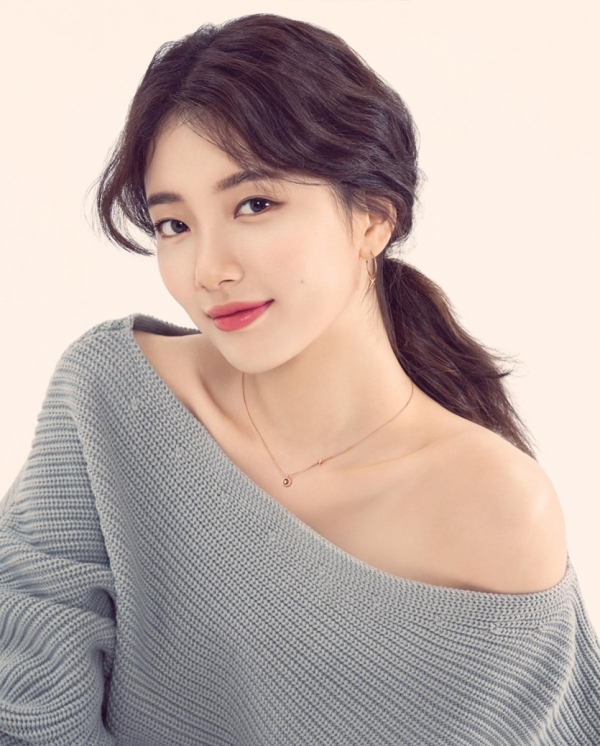
#> input picture example/visualization/ch07/image/suzi.jpg, 600 x 746 px
$ python image_with_other_apis.py
#> lines starting #> are read from the running program, lines starting #| are printed output that depends on the picture
import matplotlib.pyplot as plt

img = plt.imread('./suzi.jpg', format='jpg')
#> img is the input picture: shape (746, 600, 3); mean R, G, B 190.9, 173.9, 167.7
#print(img.shape)

r_img = img[:, :, 0]
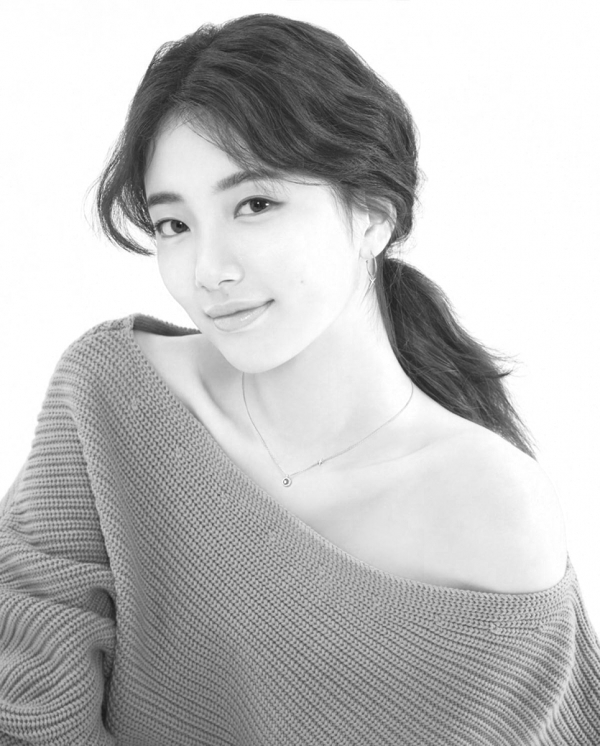
#> r_img: shape (746, 600); min 27, max 255, mean 190.9
g_img = img[:, :, 1]
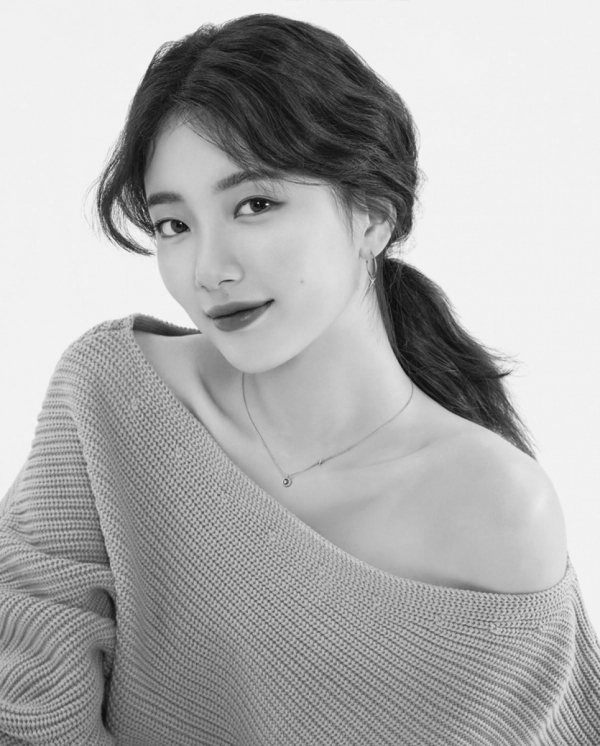
#> g_img: shape (746, 600); min 12, max 245, mean 173.9
b_img = img[:, :, 2]
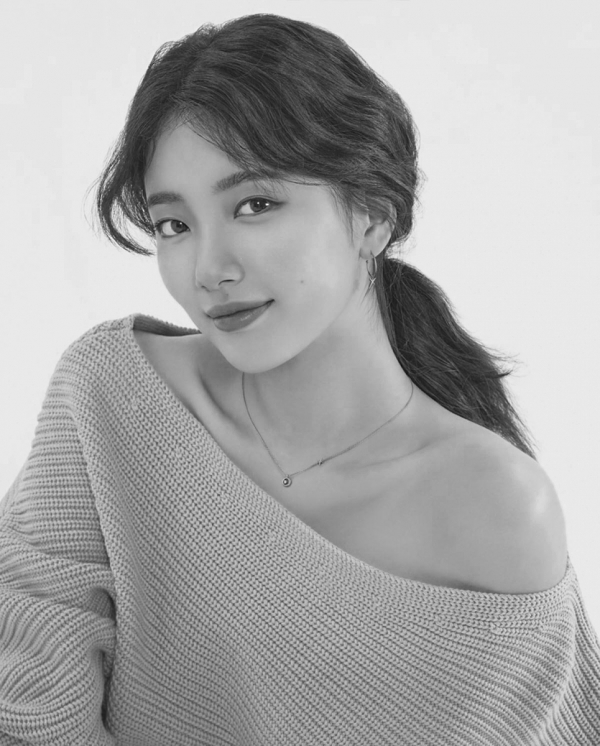
#> b_img: shape (746, 600); min 18, max 243, mean 167.7
#print(r_img)
#print(g_img.shape)
#print(b_img.shape)

fig, axes = plt.subplots(2, 2, figsize=(15, 15))

axes[0, 0].imshow(img)
axes[0, 0].tick_params(labelleft=False, labelbottom=False, left=False, bottom=False)

axes[0, 1].hist(r_img.flatten(), bins=20, color='r')
axes[1, 0].hist(g_img.flatten(), bins=20, color='g')
axes[1, 1].hist(b_img.flatten(), bins=20, color='b')

fig.tight_layout()
plt.show()
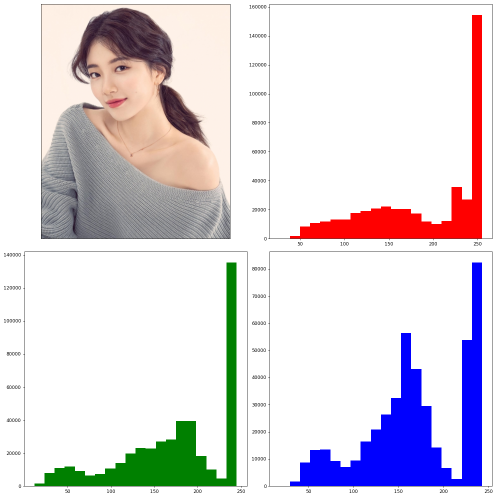
#> figure drawn by matplotlib, 4 panels; panel 2: tallest bar 154271 high, from x = 243.6 to 255; panel 3: tallest bar 135289 high, from x = 233.4 to 245; panel 4: tallest bar 82278 high, from x = 231.8 to 243
